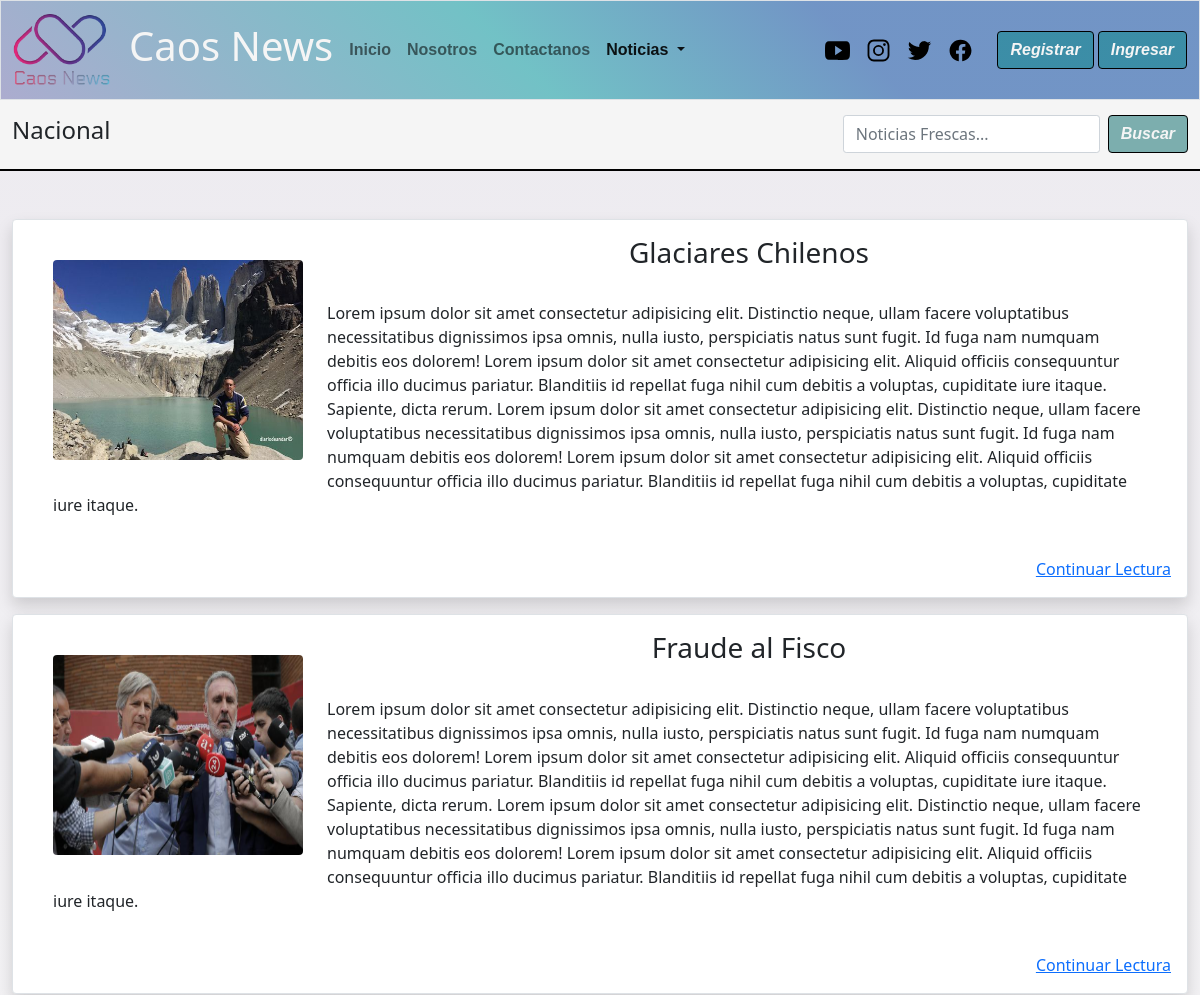
Before: /Categoria/Nacional/ (upper part) with the older database file.
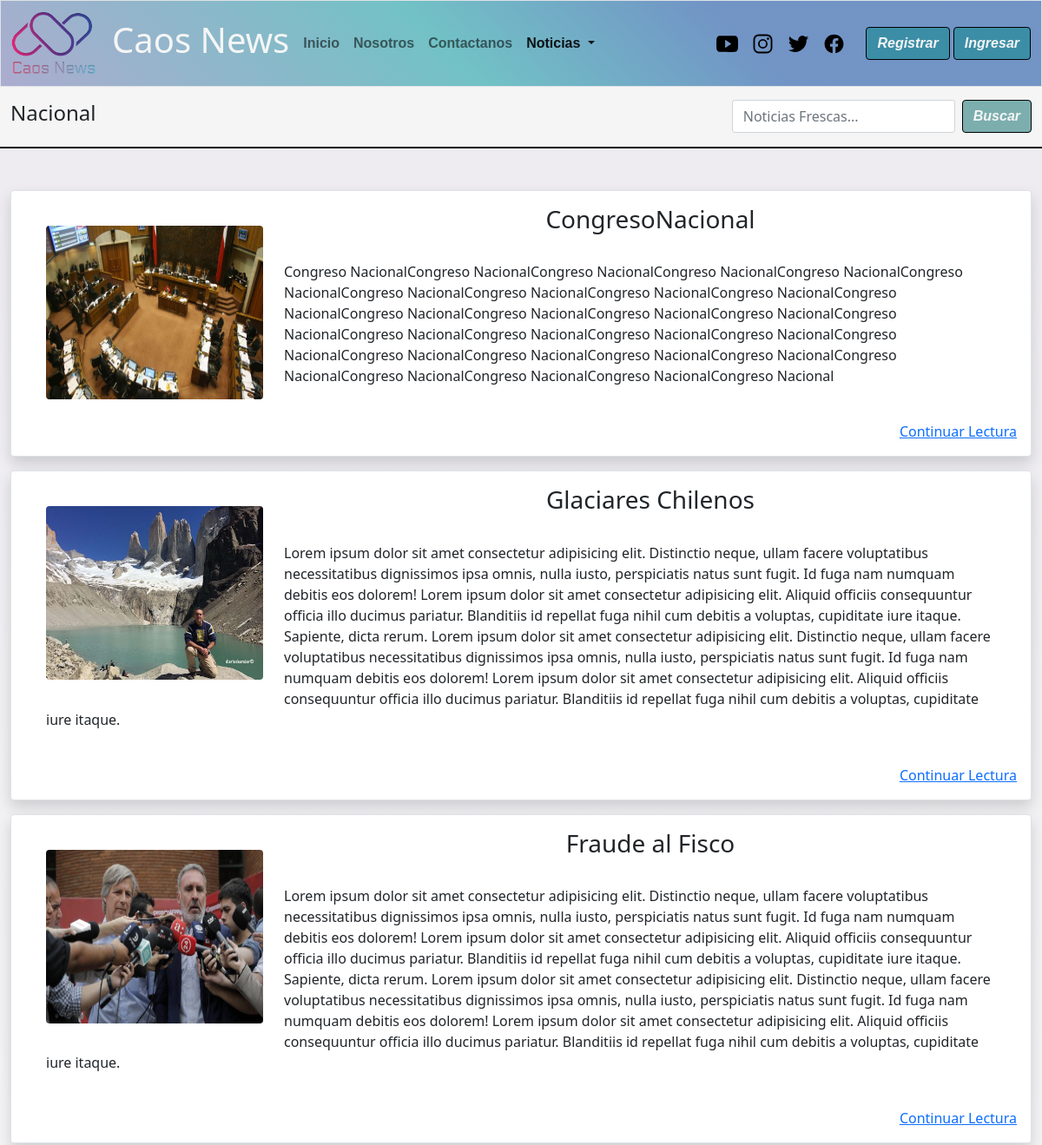
After: the same page with the newer database file.
### caos_news/models.py (models this page shows, shortened)
class Noticia(models.Model):
    nombre_not = models.CharField(primary_key= True, max_length=50)
    fecha_not = models.DateField(default=datetime.date.today)
    redac =  models.TextField()
    img_not = models.ImageField(upload_to='noticias',null=True)
    publicar = models.BooleanField(default=False)
    comentario = models.TextField(null=True,default='Sin observaciones')
    autor = models.ForeignKey(User,null=True, on_delete=models.CASCADE)
    categoria = models.ForeignKey(Categoria, on_delete=models.CASCADE)

### caos_news/views.py (the view)
# urls.py: path('Categoria/<id>/',categoria,name='categ'),
def categoria(request,id):
    cate_all = Categoria.objects.all()
    cate = Categoria.objects.get(nombre_catg=id)
    noti = Noticia.objects.filter(categoria=cate,publicar=True).order_by('-fecha_not')
    context = {"cate":cate,"cate_all":cate_all,"noti_all":noti}
    return render(request,"Categoria.html",context)

### caos_news/templates/Categoria.html (shortened to what this page needs)
{% extends 'base.html' %}
{% load static %}
{% block link_activos %}
                    <ul class="navbar-nav me-auto mb-2 mb-lg-0">
                        <li class="nav-item">
                            <a class="nav-link" aria-current="page" href="{% url 'index'%}">Inicio</a>
                        </li>
                        {% if user.is_authenticated %}
                            <li class="nav-item ">
                                <a class="nav-link" href="{% url 'enviar_n' %}">Subir noticia</a>
                            </li>
                            <li class="nav-item">
                                <a class="nav-link" href="{% url 'mis_notis' %}">Mis Noticias</a>
                            </li>
                        {% else %}
                            <li class="nav-item">
                            <a class="nav-link" href="{% url 'nos' %}">Nosotros</a>
                        </li>
                        <li class="nav-item">
                            <a class="nav-link" href="{% url 'contac' %}">Contactanos</a>
                        </li>
                        {% endif %}
                        <li class="nav-item dropdown">
                            <a class="nav-link active dropdown-toggle" href="#" id="navbarDropdown" role="button"
                                data-bs-toggle="dropdown" aria-expanded="false">
                                Noticias
                            </a>
                        </li>
{% endblock link_activos %}
{% block contenido %}
<main>
        <nav class="navbar sticky-top" id="barra-busqueda">
            <div class="container-fluid ">
                <span class="navbar-text">
                {% if user.is_authenticated %}
                    <h4> Bienvenido(a) {{user.first_name}} {{user.last_name}}  // Categoria: {{cate.nombre_catg}} </h4>
                {% else %}
                    <h4>{{cate.nombre_catg}}</h4>
                {% endif %}
                </span>
                <form class="d-flex" method="POST" action="{% url 'filter_d'%}">
                    <input class="form-control me-2" type="search" placeholder="Noticias Frescas..." name="txtbusqueda" aria-label="Search">
                    <button id="boton" class="btn btn-outline" type="submit">Buscar</button>
                </form>
            </div>
        </nav>
<section class="container-fluid mt-5 mb-5">
    <div class="row">
        <div class="col-12 col-lg-12">
             {% for noti in noti_all %}
            <div class="d-grid gap-3">
                <div class="p-3 bg-light border shadow mb-3 bg-body rounded">
                    <div class="float-start">
                        <img src="{{noti.img_not.url}}"
                            class=" m-4 rounded-2  animate__animated animate__fadeIn" alt="..." width="250"
                            height="200">
                    </div>
                    <div class="mx-auto m-l-3">
                        <div class="text m-l-2 md-sm-center animate__animated ">
                            <h3 class="text-center animate__animated animate__backInRight">{{noti.nombre_not}}</h3>
                            <p class="p-4">
                                {{noti.redac}}
                            </p>
                        </div>
                        <div class="text-end animate__animated animate__fadeInDown"><a
                                href="{% url 'noti' noti.nombre_not %}">Continuar Lectura</a>
                        </div>
                    </div>
                </div>
            </div>
             {% endfor %}
        </div>
    </div>
</section>
{% endblock contenido %}

Changed rows visible on the page:
now on this page (row edited): Noticia: img_not (picture), nombre_not "CongresoNacional", redac "Congreso NacionalCongreso NacionalCongreso NacionalCongreso NacionalCongreso NacionalCongreso NacionalCongreso NacionalCongreso NacionalCongreso NacionalCongreso NacionalCongreso NacionalCongreso NacionalCongreso NacionalCongreso NacionalCongreso NacionalCongreso NacionalCongreso NacionalCongreso NacionalCongreso NacionalCongreso NacionalCongreso NacionalCongreso NacionalCongreso NacionalCongreso NacionalCongreso NacionalCongreso NacionalCongreso NacionalCongreso NacionalCongreso NacionalCongreso Nacional"
